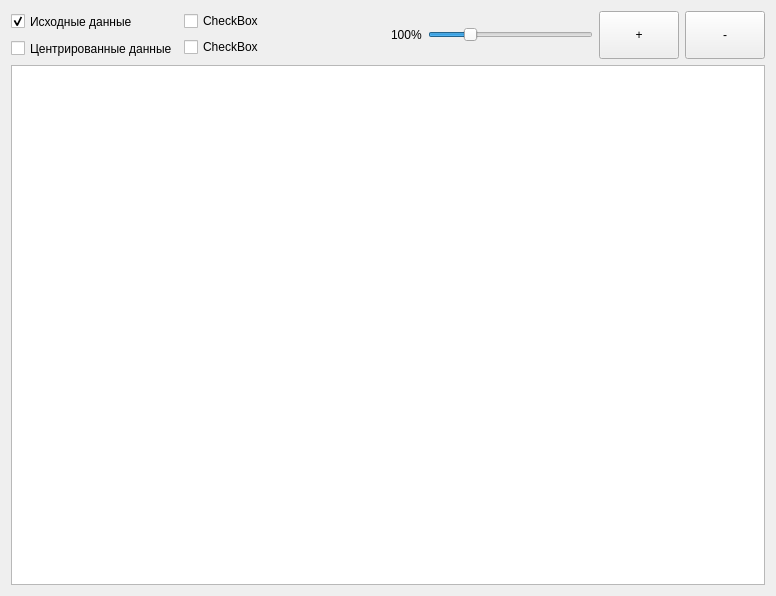
<?xml version="1.0" encoding="UTF-8"?>
<ui version="4.0">
 <class>ChartWidget</class>
 <widget class="QWidget" name="ChartWidget">
  <property name="geometry">
   <rect>
    <x>0</x>
    <y>0</y>
    <width>776</width>
    <height>596</height>
   </rect>
  </property>
  <property name="windowTitle">
   <string>Form</string>
  </property>
  <layout class="QGridLayout" name="gridLayout">
   <item row="0" column="0">
    <layout class="QHBoxLayout" name="horizontalLayout_3">
     <item>
      <layout class="QHBoxLayout" name="horizontalLayout_2">
       <item>
        <layout class="QVBoxLayout" name="verticalLayout">
         <item>
          <widget class="QCheckBox" name="initialDataCheckBox">
           <property name="minimumSize">
            <size>
             <width>121</width>
             <height>21</height>
            </size>
           </property>
           <property name="text">
            <string>Исходные данные</string>
           </property>
           <property name="checked">
            <bool>true</bool>
           </property>
          </widget>
         </item>
         <item>
          <widget class="QCheckBox" name="meanDataCheckBox">
           <property name="minimumSize">
            <size>
             <width>76</width>
             <height>21</height>
            </size>
           </property>
           <property name="text">
            <string>Центрированные данные</string>
           </property>
          </widget>
         </item>
        </layout>
       </item>
       <item>
        <layout class="QVBoxLayout" name="verticalLayout_2">
         <item>
          <widget class="QCheckBox" name="checkBox_4">
           <property name="text">
            <string>CheckBox</string>
           </property>
          </widget>
         </item>
         <item>
          <widget class="QCheckBox" name="checkBox_3">
           <property name="text">
            <string>CheckBox</string>
           </property>
          </widget>
         </item>
        </layout>
       </item>
       <item>
        <spacer name="horizontalSpacer">
         <property name="orientation">
          <enum>Qt::Orientation::Horizontal</enum>
         </property>
         <property name="sizeHint" stdset="0">
          <size>
           <width>115</width>
           <height>20</height>
          </size>
         </property>
        </spacer>
       </item>
      </layout>
     </item>
     <item>
      <layout class="QHBoxLayout" name="horizontalLayout">
       <item>
        <widget class="QLabel" name="zoomPercentLabel">
         <property name="text">
          <string>100%</string>
         </property>
        </widget>
       </item>
       <item>
        <widget class="QSlider" name="zoomSlider">
         <property name="minimum">
          <number>10</number>
         </property>
         <property name="maximum">
          <number>400</number>
         </property>
         <property name="singleStep">
          <number>1</number>
         </property>
         <property name="sliderPosition">
          <number>100</number>
         </property>
         <property name="orientation">
          <enum>Qt::Orientation::Horizontal</enum>
         </property>
        </widget>
       </item>
       <item>
        <widget class="QPushButton" name="inButton">
         <property name="sizePolicy">
          <sizepolicy hsizetype="Preferred" vsizetype="Preferred">
           <horstretch>0</horstretch>
           <verstretch>0</verstretch>
          </sizepolicy>
         </property>
         <property name="text">
          <string>+</string>
         </property>
        </widget>
       </item>
       <item>
        <widget class="QPushButton" name="outButton">
         <property name="sizePolicy">
          <sizepolicy hsizetype="Preferred" vsizetype="Preferred">
           <horstretch>0</horstretch>
           <verstretch>0</verstretch>
          </sizepolicy>
         </property>
         <property name="text">
          <string>-</string>
         </property>
        </widget>
       </item>
      </layout>
     </item>
    </layout>
   </item>
   <item row="1" column="0">
    <widget class="PCAChartView" name="chartView"/>
   </item>
  </layout>
 </widget>
 <customwidgets>
  <customwidget>
   <class>PCAChartView</class>
   <extends>QGraphicsView</extends>
   <header>pcachartview.h</header>
  </customwidget>
 </customwidgets>
 <resources/>
 <connections/>
</ui>
